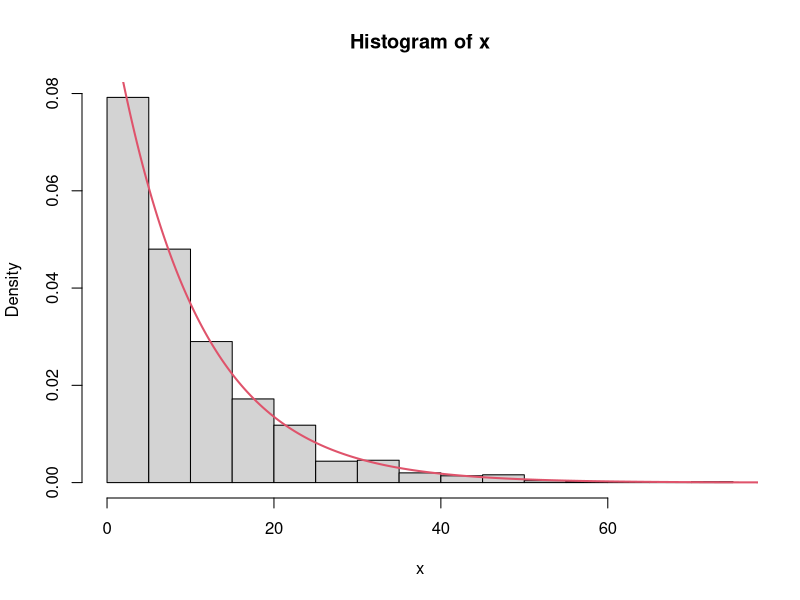
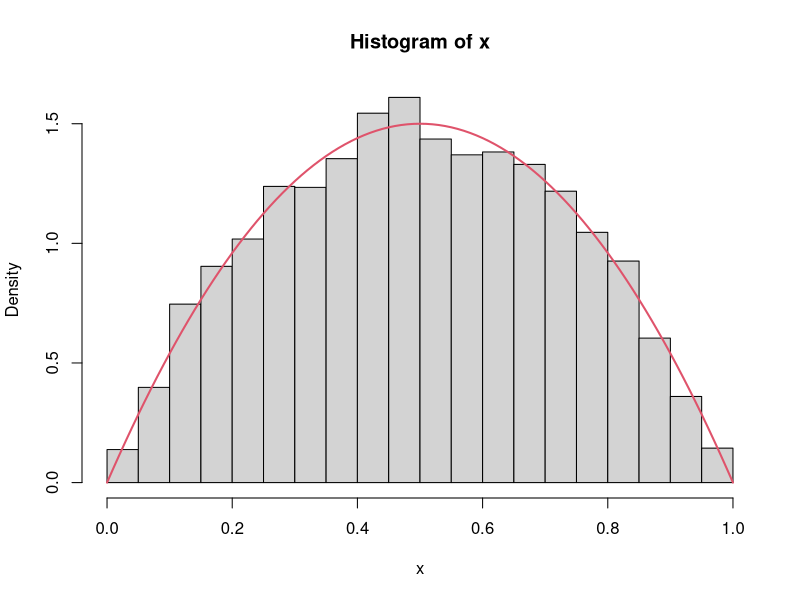
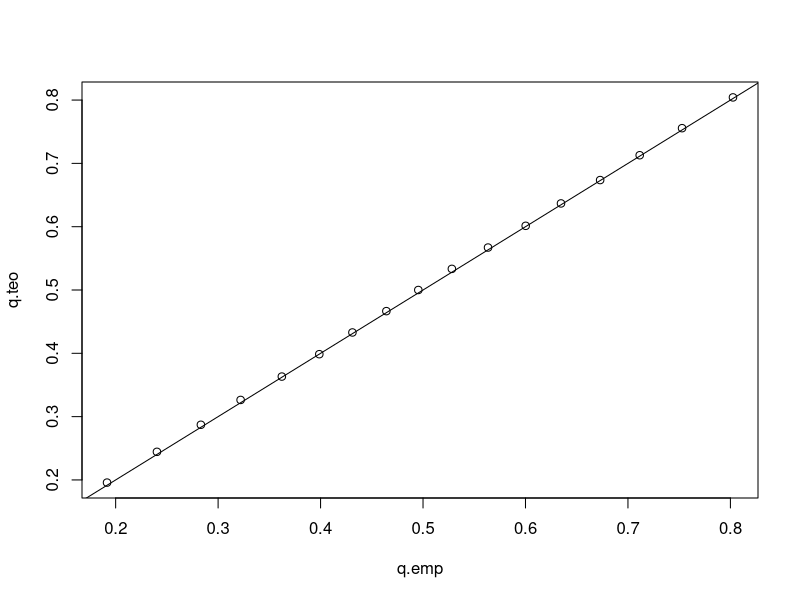
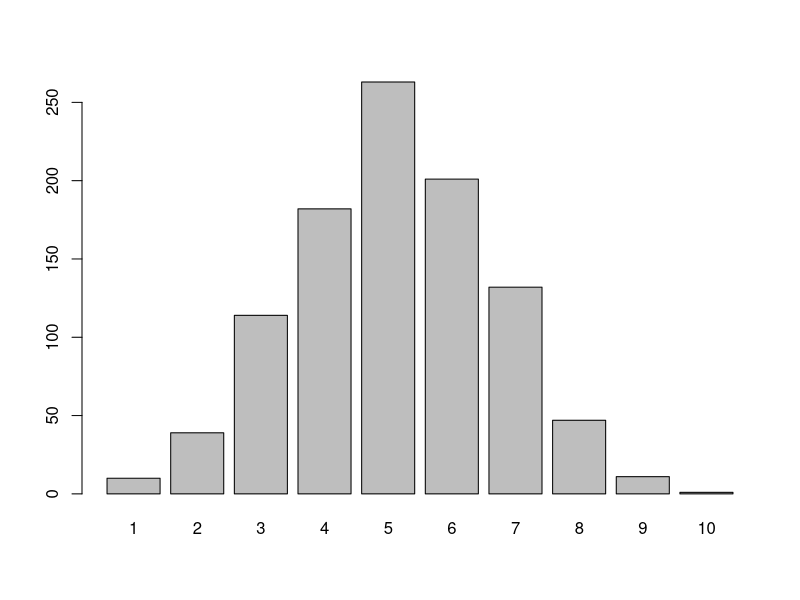
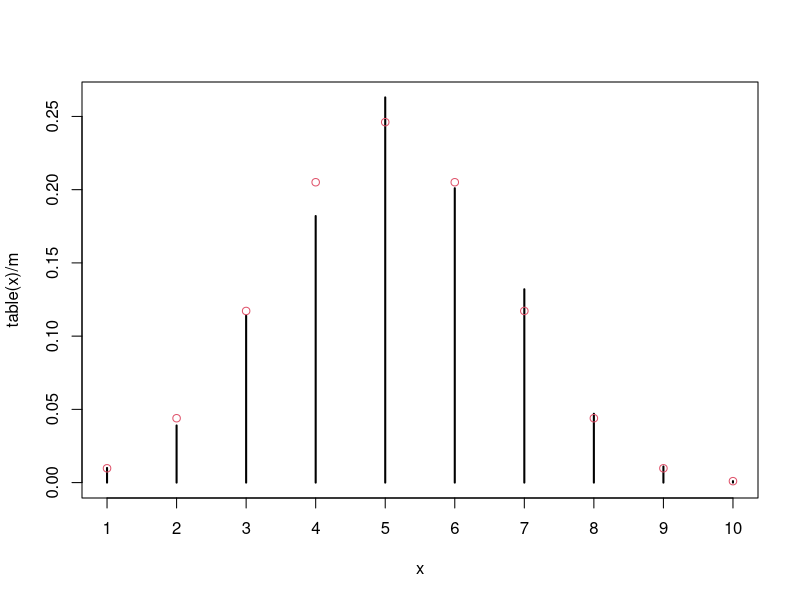
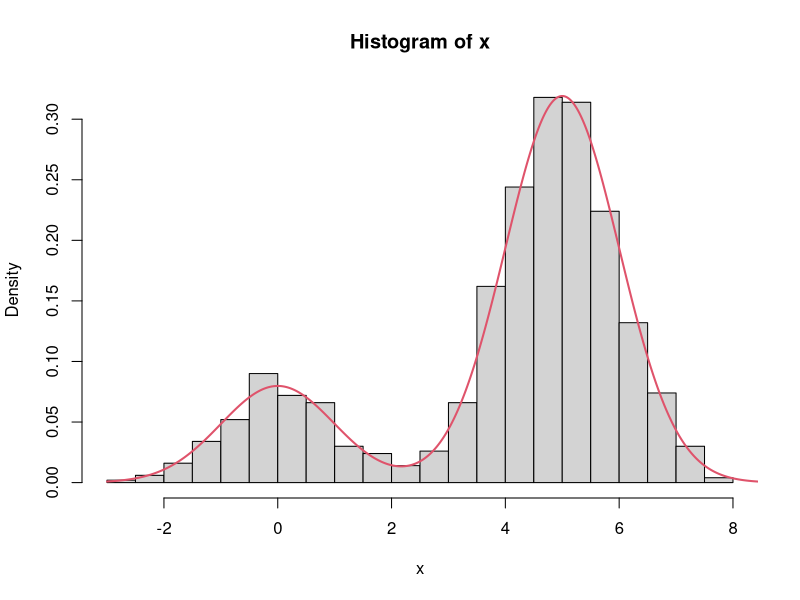

Write the R code that produced these figures, in order. (Note: this script raises an error after producing the figures.)
# LAB-3
## 

#i numeri generati sono PSEUDO-casuali####

set.seed(123)
runif(1)


#METODO di inversione PER GENERARE VARIABILI CASUALI####
# generiamo esponenziale di parametro lambda
lambda <- 0.1
n <- 1000
u <- runif(n)
x <- -1/lambda * log(1-u)
hist(x, freq = F)
xx <- seq(0.01,100, 0.01)
lines(xx, dexp(xx, rate = lambda), col = 2, lwd = 2)

rexp(100, rate = lambda) # generare variabili casuali esponenziali usando R

#genero Bernoulli di parametro pi.teo####
pi.teo <- 0.3
(runif(100) < pi.teo)*1  # esiti di bernoulli di parametro 0.3

# generica v.c. discreta
poss.esiti <- c(1,3,6,7)
prob.associate <- c(.1, .3, .2, .4)
sample(poss.esiti,size = 20, replace = TRUE, prob = prob.associate)

#METODO del rigetto PER GENERARE VARIABILI CASUALI####

# generare una beta(2,2) con il metodo del rigetto 

n <- 10000 # taglia del campione di X
k <- 0 # contatore per monitorare il ciclo while
k.2 <- 0 # conta quanti cicli sono stati effettuati

g <- function(y){ # densita' di Y cioe' uniforme
  1*(y>0)*(y<1)
}

f <- function(y){ # densita' di X cioe' Beta(2,2)
  6*y*(1-y)*(y>0)*(y<1)
}

c <- 1.5 # sup(f/g)

x <- NULL  # inizializzo vettore contenente il campione di X
# x <- numeric(n)  # inizializzazione alternativa

# fintanto che non ho un campione di taglia n non posso 
# interrompere il metodo del rigetto
while (k<n){
  k.2 <- k.2+1
  y <- runif(1)
  u <- runif(1)
  if (u < f(y)/(c*g(y))){
    k <- k+1  # incremento di 1 il numero di punti accettati
    x <- c(x, y)  # concatena i punti gia' accettati per X con il nuovo punto
    ## x[k] <- y
  }
}

# confronto qualitativo tra distribuzione empirica della X simulata e una beta(2,2)
hist(x, freq = FALSE, breaks = 20)
xx <- seq(0,1,0.01)
lines(xx, dbeta(xx, 2,2), col = 2, lwd=2)

# confronto dei quantili
p <- seq(.1, .9, .05)
q.emp <- quantile(x, p)  # quantili empirici
q.teo <- qbeta(p, 2,2) # quantili teorici della beta(2,2)
rbind(q.emp, q.teo) # lego i vettori precedenti per riga
# qqplot
plot(q.emp, q.teo)
abline(0,1) # bisettrice primo e terzo quadrante

#METODO della convoluzione o somma di v.c.####

# Genero una somma (o convoluzione) di bernoulli
pi.teo <- 0.5 # parametro binomiale
n <- 10 # taglia del campione di Bernoulli (secondo parametro della binomiale)
bin <- sum(runif(n)<pi.teo)  # simulo 1 binomiale di par. pi.teo e n
bin

m <- 1000 # taglia del campione di binomiali
B <- (matrix(runif(n*m), nrow = m) < pi.teo)*1
head(B)
tail(B)
x <- apply(B, 1, sum )
x

barplot(table(x))
table(x)
# table() calcola la distribuzione di frequenze empirica
# barplot() diagramma a barre della distribuzione
plot(table(x)/m)
points(0:10, dbinom(0:10, n, pi.teo), col = 2)

#Generare una mistura di Gaussiane####

rm(list = ls()) # rimuove tutti gli oggetti del workspace
n <- 1000 # taglia della mistura
lambda <- 0.2  # peso della prima componente della mistura (N(0,1))

n1 <- round(n*lambda, digits = 0) # numerosita' del primo gruppo
n2 <- n - n1  # numerosita' del secondo gruppo

x <- c( rnorm(n1, 0,1) , rnorm(n2, 5, 1) )
hist(x, freq = FALSE, breaks = 20)
xx <- seq(-3, 9, 0.01)
lines(xx, lambda*dnorm(xx)+(1-lambda)*dnorm(xx,5,1), col = 2, lwd = 2)


#Generare una distribuzione multivariata normale####

install.packages("mtvnorm") # per installare una libreria aggiuntiva
library(mvtnorm) # per caricare la libreria
library(MASS)

mu <- c(2,3)
sigma <- matrix( c(4, 5, 5, 9), nrow =2   )
x <- mvrnorm(1000, mu, sigma)
plot(x)
